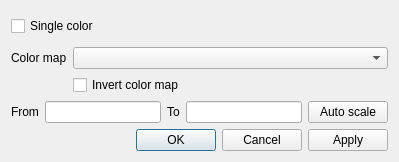
<?xml version="1.0" encoding="UTF-8"?>
<ui version="4.0">
 <class>Dialog</class>
 <widget class="QDialog" name="Dialog">
  <property name="geometry">
   <rect>
    <x>0</x>
    <y>0</y>
    <width>399</width>
    <height>162</height>
   </rect>
  </property>
  <property name="windowTitle">
   <string>Dialog</string>
  </property>
  <layout class="QGridLayout" name="gridLayout_2">
   <item row="1" column="0" colspan="3">
    <widget class="QWidget" name="widget_color_map" native="true">
     <layout class="QGridLayout" name="gridLayout">
      <property name="leftMargin">
       <number>0</number>
      </property>
      <property name="topMargin">
       <number>0</number>
      </property>
      <property name="rightMargin">
       <number>0</number>
      </property>
      <property name="bottomMargin">
       <number>0</number>
      </property>
      <item row="7" column="0" colspan="2">
       <widget class="QWidget" name="widget" native="true">
        <layout class="QGridLayout" name="gridLayout_3">
         <property name="leftMargin">
          <number>0</number>
         </property>
         <property name="topMargin">
          <number>0</number>
         </property>
         <property name="rightMargin">
          <number>0</number>
         </property>
         <property name="bottomMargin">
          <number>0</number>
         </property>
         <item row="0" column="0">
          <widget class="QLabel" name="label_2">
           <property name="text">
            <string>From</string>
           </property>
          </widget>
         </item>
         <item row="0" column="1">
          <widget class="LineEdit" name="lineedit_from"/>
         </item>
         <item row="0" column="2">
          <widget class="QLabel" name="label_3">
           <property name="text">
            <string>To</string>
           </property>
          </widget>
         </item>
         <item row="0" column="3">
          <widget class="LineEdit" name="lineedit_to"/>
         </item>
         <item row="0" column="4">
          <widget class="QPushButton" name="toolbutton_auto_scale">
           <property name="text">
            <string>Auto scale</string>
           </property>
          </widget>
         </item>
        </layout>
       </widget>
      </item>
      <item row="2" column="1">
       <widget class="QCheckBox" name="checkbox_reversed">
        <property name="text">
         <string>Invert color map</string>
        </property>
       </widget>
      </item>
      <item row="1" column="0">
       <widget class="QLabel" name="label">
        <property name="sizePolicy">
         <sizepolicy hsizetype="Maximum" vsizetype="Preferred">
          <horstretch>0</horstretch>
          <verstretch>0</verstretch>
         </sizepolicy>
        </property>
        <property name="text">
         <string>Color map</string>
        </property>
       </widget>
      </item>
      <item row="1" column="1">
       <widget class="QComboBox" name="combobox_color_map">
        <property name="sizePolicy">
         <sizepolicy hsizetype="Expanding" vsizetype="Fixed">
          <horstretch>0</horstretch>
          <verstretch>0</verstretch>
         </sizepolicy>
        </property>
        <property name="iconSize">
         <size>
          <width>100</width>
          <height>25</height>
         </size>
        </property>
       </widget>
      </item>
     </layout>
    </widget>
   </item>
   <item row="2" column="0" colspan="3">
    <widget class="QDialogButtonBox" name="buttonBox">
     <property name="orientation">
      <enum>Qt::Horizontal</enum>
     </property>
     <property name="standardButtons">
      <set>QDialogButtonBox::Apply|QDialogButtonBox::Cancel|QDialogButtonBox::Ok</set>
     </property>
    </widget>
   </item>
   <item row="0" column="2">
    <spacer name="horizontalSpacer">
     <property name="orientation">
      <enum>Qt::Horizontal</enum>
     </property>
     <property name="sizeHint" stdset="0">
      <size>
       <width>40</width>
       <height>20</height>
      </size>
     </property>
    </spacer>
   </item>
   <item row="0" column="1">
    <widget class="QToolButton" name="toolbutton_select_color">
     <property name="minimumSize">
      <size>
       <width>30</width>
       <height>30</height>
      </size>
     </property>
     <property name="text">
      <string/>
     </property>
     <property name="autoRaise">
      <bool>true</bool>
     </property>
    </widget>
   </item>
   <item row="0" column="0">
    <widget class="QCheckBox" name="checkbox_single_color">
     <property name="sizePolicy">
      <sizepolicy hsizetype="Maximum" vsizetype="Fixed">
       <horstretch>0</horstretch>
       <verstretch>0</verstretch>
      </sizepolicy>
     </property>
     <property name="text">
      <string>Single color</string>
     </property>
    </widget>
   </item>
  </layout>
 </widget>
 <customwidgets>
  <customwidget>
   <class>LineEdit</class>
   <extends>QLineEdit</extends>
   <header>mfixgui.widgets.base</header>
  </customwidget>
 </customwidgets>
 <resources/>
 <connections>
  <connection>
   <sender>buttonBox</sender>
   <signal>accepted()</signal>
   <receiver>Dialog</receiver>
   <slot>accept()</slot>
   <hints>
    <hint type="sourcelabel">
     <x>237</x>
     <y>152</y>
    </hint>
    <hint type="destinationlabel">
     <x>157</x>
     <y>185</y>
    </hint>
   </hints>
  </connection>
  <connection>
   <sender>buttonBox</sender>
   <signal>rejected()</signal>
   <receiver>Dialog</receiver>
   <slot>reject()</slot>
   <hints>
    <hint type="sourcelabel">
     <x>305</x>
     <y>158</y>
    </hint>
    <hint type="destinationlabel">
     <x>286</x>
     <y>185</y>
    </hint>
   </hints>
  </connection>
  <connection>
   <sender>checkbox_single_color</sender>
   <signal>clicked(bool)</signal>
   <receiver>widget_color_map</receiver>
   <slot>setDisabled(bool)</slot>
   <hints>
    <hint type="sourcelabel">
     <x>29</x>
     <y>20</y>
    </hint>
    <hint type="destinationlabel">
     <x>225</x>
     <y>136</y>
    </hint>
   </hints>
  </connection>
 </connections>
</ui>
